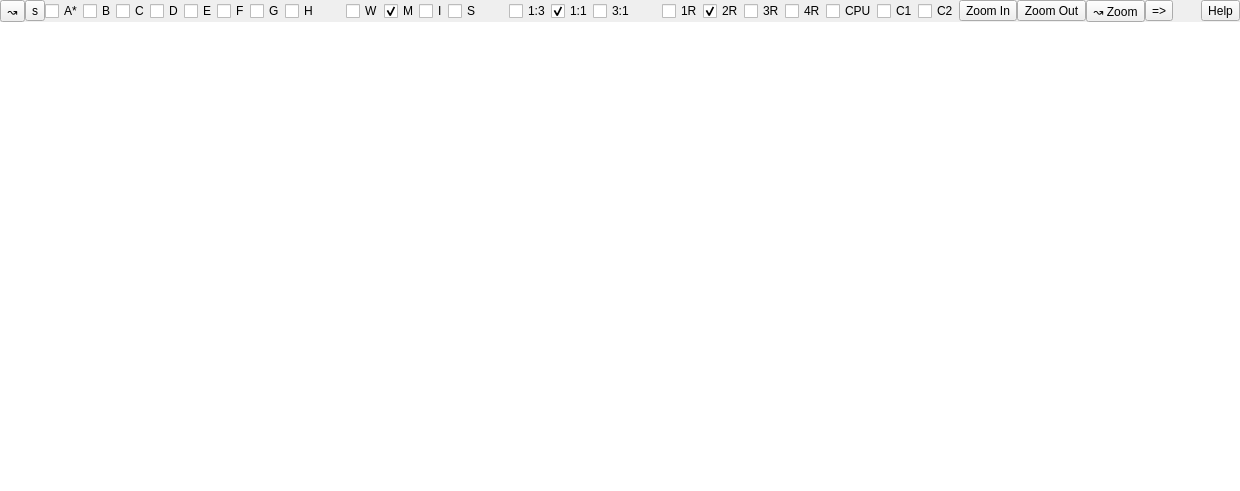
<?xml version="1.0" encoding="UTF-8"?>
<ui version="4.0">
 <class>Mixer_widget</class>
 <widget class="QWidget" name="Mixer_widget">
  <property name="geometry">
   <rect>
    <x>0</x>
    <y>0</y>
    <width>1240</width>
    <height>491</height>
   </rect>
  </property>
  <property name="windowTitle">
   <string>Form</string>
  </property>
  <layout class="QVBoxLayout" name="verticalLayout" stretch="0,1">
   <property name="spacing">
    <number>0</number>
   </property>
   <property name="sizeConstraint">
    <enum>QLayout::SetDefaultConstraint</enum>
   </property>
   <property name="leftMargin">
    <number>0</number>
   </property>
   <property name="topMargin">
    <number>0</number>
   </property>
   <property name="rightMargin">
    <number>0</number>
   </property>
   <property name="bottomMargin">
    <number>0</number>
   </property>
   <item>
    <widget class="QWidget" name="bar_widget" native="true">
     <property name="autoFillBackground">
      <bool>true</bool>
     </property>
     <layout class="QHBoxLayout" name="horizontalLayout">
      <property name="spacing">
       <number>0</number>
      </property>
      <property name="leftMargin">
       <number>0</number>
      </property>
      <property name="topMargin">
       <number>0</number>
      </property>
      <property name="rightMargin">
       <number>0</number>
      </property>
      <property name="bottomMargin">
       <number>0</number>
      </property>
      <item>
       <widget class="QToolButton" name="ab_reset">
        <property name="toolTip">
         <string>Reset A/B testing</string>
        </property>
        <property name="text">
         <string>↝</string>
        </property>
       </widget>
      </item>
      <item>
       <widget class="QToolButton" name="ab_settings_button">
        <property name="toolTip">
         <string>Configure A/B settings</string>
        </property>
        <property name="text">
         <string>s</string>
        </property>
       </widget>
      </item>
      <item>
       <widget class="QCheckBox" name="ab_a">
        <property name="toolTip">
         <string>Select setting A</string>
        </property>
        <property name="text">
         <string>A*</string>
        </property>
        <property name="checked">
         <bool>false</bool>
        </property>
        <attribute name="buttonGroup">
         <string notr="true">buttonGroup</string>
        </attribute>
       </widget>
      </item>
      <item>
       <widget class="QCheckBox" name="ab_b">
        <property name="toolTip">
         <string>Select setting B</string>
        </property>
        <property name="text">
         <string>B</string>
        </property>
        <attribute name="buttonGroup">
         <string notr="true">buttonGroup</string>
        </attribute>
       </widget>
      </item>
      <item>
       <widget class="QCheckBox" name="ab_c">
        <property name="toolTip">
         <string>Select setting C</string>
        </property>
        <property name="text">
         <string>C</string>
        </property>
        <attribute name="buttonGroup">
         <string notr="true">buttonGroup</string>
        </attribute>
       </widget>
      </item>
      <item>
       <widget class="QCheckBox" name="ab_d">
        <property name="toolTip">
         <string>Select setting D</string>
        </property>
        <property name="text">
         <string>D</string>
        </property>
        <attribute name="buttonGroup">
         <string notr="true">buttonGroup</string>
        </attribute>
       </widget>
      </item>
      <item>
       <widget class="QCheckBox" name="ab_e">
        <property name="toolTip">
         <string>Select setting E</string>
        </property>
        <property name="text">
         <string>E</string>
        </property>
        <attribute name="buttonGroup">
         <string notr="true">buttonGroup</string>
        </attribute>
       </widget>
      </item>
      <item>
       <widget class="QCheckBox" name="ab_f">
        <property name="toolTip">
         <string>Select setting F</string>
        </property>
        <property name="text">
         <string>F</string>
        </property>
        <attribute name="buttonGroup">
         <string notr="true">buttonGroup</string>
        </attribute>
       </widget>
      </item>
      <item>
       <widget class="QCheckBox" name="ab_g">
        <property name="toolTip">
         <string>Select setting G</string>
        </property>
        <property name="text">
         <string>G</string>
        </property>
        <attribute name="buttonGroup">
         <string notr="true">buttonGroup</string>
        </attribute>
       </widget>
      </item>
      <item>
       <widget class="QCheckBox" name="ab_h">
        <property name="toolTip">
         <string>Select setting H</string>
        </property>
        <property name="text">
         <string>H</string>
        </property>
        <attribute name="buttonGroup">
         <string notr="true">buttonGroup</string>
        </attribute>
       </widget>
      </item>
      <item>
       <spacer name="horizontalSpacer_2">
        <property name="orientation">
         <enum>Qt::Horizontal</enum>
        </property>
        <property name="sizeType">
         <enum>QSizePolicy::Expanding</enum>
        </property>
        <property name="sizeHint" stdset="0">
         <size>
          <width>40</width>
          <height>20</height>
         </size>
        </property>
       </spacer>
      </item>
      <item>
       <widget class="QCheckBox" name="window_mode">
        <property name="toolTip">
         <string>Show mixer in separate window</string>
        </property>
        <property name="text">
         <string>W</string>
        </property>
       </widget>
      </item>
      <item>
       <widget class="QCheckBox" name="show_modular">
        <property name="toolTip">
         <string>Show modular mixer</string>
        </property>
        <property name="text">
         <string>M</string>
        </property>
        <property name="checked">
         <bool>true</bool>
        </property>
       </widget>
      </item>
      <item>
       <widget class="QCheckBox" name="include_instrument_widget">
        <property name="toolTip">
         <string>Show instrument widget inside the mixer</string>
        </property>
        <property name="text">
         <string>I</string>
        </property>
       </widget>
      </item>
      <item>
       <widget class="QCheckBox" name="include_sequencer_widget">
        <property name="toolTip">
         <string>Show sequencer widget inside the mixer</string>
        </property>
        <property name="text">
         <string>S</string>
        </property>
       </widget>
      </item>
      <item>
       <spacer name="horizontalSpacer">
        <property name="orientation">
         <enum>Qt::Horizontal</enum>
        </property>
        <property name="sizeHint" stdset="0">
         <size>
          <width>40</width>
          <height>20</height>
         </size>
        </property>
       </spacer>
      </item>
      <item>
       <widget class="QWidget" name="strips_layout_widget" native="true">
        <layout class="QHBoxLayout" name="strips_layout">
         <property name="spacing">
          <number>0</number>
         </property>
         <property name="leftMargin">
          <number>0</number>
         </property>
         <property name="topMargin">
          <number>0</number>
         </property>
         <property name="rightMargin">
          <number>0</number>
         </property>
         <property name="bottomMargin">
          <number>0</number>
         </property>
         <item>
          <widget class="QCheckBox" name="ratio13">
           <property name="text">
            <string>1:3</string>
           </property>
           <attribute name="buttonGroup">
            <string notr="true">buttonGroup_4</string>
           </attribute>
          </widget>
         </item>
         <item>
          <widget class="QCheckBox" name="ratio1">
           <property name="text">
            <string>1:1</string>
           </property>
           <property name="checked">
            <bool>true</bool>
           </property>
           <attribute name="buttonGroup">
            <string notr="true">buttonGroup_4</string>
           </attribute>
          </widget>
         </item>
         <item>
          <widget class="QCheckBox" name="ratio31">
           <property name="text">
            <string>3:1</string>
           </property>
           <attribute name="buttonGroup">
            <string notr="true">buttonGroup_4</string>
           </attribute>
          </widget>
         </item>
         <item>
          <spacer name="strips_spacer1">
           <property name="orientation">
            <enum>Qt::Horizontal</enum>
           </property>
           <property name="sizeHint" stdset="0">
            <size>
             <width>40</width>
             <height>20</height>
            </size>
           </property>
          </spacer>
         </item>
         <item>
          <widget class="QCheckBox" name="rows1">
           <property name="text">
            <string>1R</string>
           </property>
           <attribute name="buttonGroup">
            <string notr="true">buttonGroup_5</string>
           </attribute>
          </widget>
         </item>
         <item>
          <widget class="QCheckBox" name="rows2">
           <property name="text">
            <string>2R</string>
           </property>
           <property name="checked">
            <bool>true</bool>
           </property>
           <attribute name="buttonGroup">
            <string notr="true">buttonGroup_5</string>
           </attribute>
          </widget>
         </item>
         <item>
          <widget class="QCheckBox" name="rows3">
           <property name="text">
            <string>3R</string>
           </property>
           <attribute name="buttonGroup">
            <string notr="true">buttonGroup_5</string>
           </attribute>
          </widget>
         </item>
         <item>
          <widget class="QCheckBox" name="rows4">
           <property name="text">
            <string>4R</string>
           </property>
           <attribute name="buttonGroup">
            <string notr="true">buttonGroup_5</string>
           </attribute>
          </widget>
         </item>
        </layout>
       </widget>
      </item>
      <item>
       <widget class="QCheckBox" name="show_cpu_usage">
        <property name="toolTip">
         <string>Show CPU usage for each module</string>
        </property>
        <property name="text">
         <string>CPU</string>
        </property>
       </widget>
      </item>
      <item>
       <widget class="QCheckBox" name="connections_visibility">
        <property name="toolTip">
         <string>Show audio connections</string>
        </property>
        <property name="text">
         <string>C1</string>
        </property>
       </widget>
      </item>
      <item>
       <widget class="QCheckBox" name="bus_connections_visibility">
        <property name="toolTip">
         <string>Show bus connections (main bus connections are always visible)</string>
        </property>
        <property name="text">
         <string>C2</string>
        </property>
       </widget>
      </item>
      <item>
       <widget class="QToolButton" name="zoomin_button">
        <property name="text">
         <string>Zoom In</string>
        </property>
       </widget>
      </item>
      <item>
       <widget class="QToolButton" name="zoomout_button">
        <property name="text">
         <string>Zoom Out</string>
        </property>
       </widget>
      </item>
      <item>
       <widget class="QToolButton" name="zoomreset_button">
        <property name="toolTip">
         <string>Set default zoom level</string>
        </property>
        <property name="text">
         <string>↝ Zoom</string>
        </property>
       </widget>
      </item>
      <item>
       <widget class="QToolButton" name="mixer_direction_menu_button">
        <property name="sizePolicy">
         <sizepolicy hsizetype="Fixed" vsizetype="Fixed">
          <horstretch>0</horstretch>
          <verstretch>0</verstretch>
         </sizepolicy>
        </property>
        <property name="text">
         <string>=&gt;</string>
        </property>
       </widget>
      </item>
      <item>
       <spacer name="horizontalSpacer_4">
        <property name="orientation">
         <enum>Qt::Horizontal</enum>
        </property>
        <property name="sizeHint" stdset="0">
         <size>
          <width>40</width>
          <height>20</height>
         </size>
        </property>
       </spacer>
      </item>
      <item>
       <widget class="QToolButton" name="help_button">
        <property name="text">
         <string>Help</string>
        </property>
       </widget>
      </item>
     </layout>
    </widget>
   </item>
   <item>
    <widget class="QGraphicsView" name="view">
     <property name="autoFillBackground">
      <bool>true</bool>
     </property>
     <property name="styleSheet">
      <string notr="true"/>
     </property>
     <property name="frameShape">
      <enum>QFrame::NoFrame</enum>
     </property>
     <property name="frameShadow">
      <enum>QFrame::Sunken</enum>
     </property>
     <property name="lineWidth">
      <number>0</number>
     </property>
     <property name="renderHints">
      <set>QPainter::Antialiasing|QPainter::HighQualityAntialiasing|QPainter::SmoothPixmapTransform|QPainter::TextAntialiasing</set>
     </property>
     <property name="dragMode">
      <enum>QGraphicsView::RubberBandDrag</enum>
     </property>
    </widget>
   </item>
  </layout>
 </widget>
 <resources/>
 <connections/>
 <buttongroups>
  <buttongroup name="buttonGroup_4"/>
  <buttongroup name="buttonGroup_5"/>
  <buttongroup name="buttonGroup"/>
 </buttongroups>
</ui>
